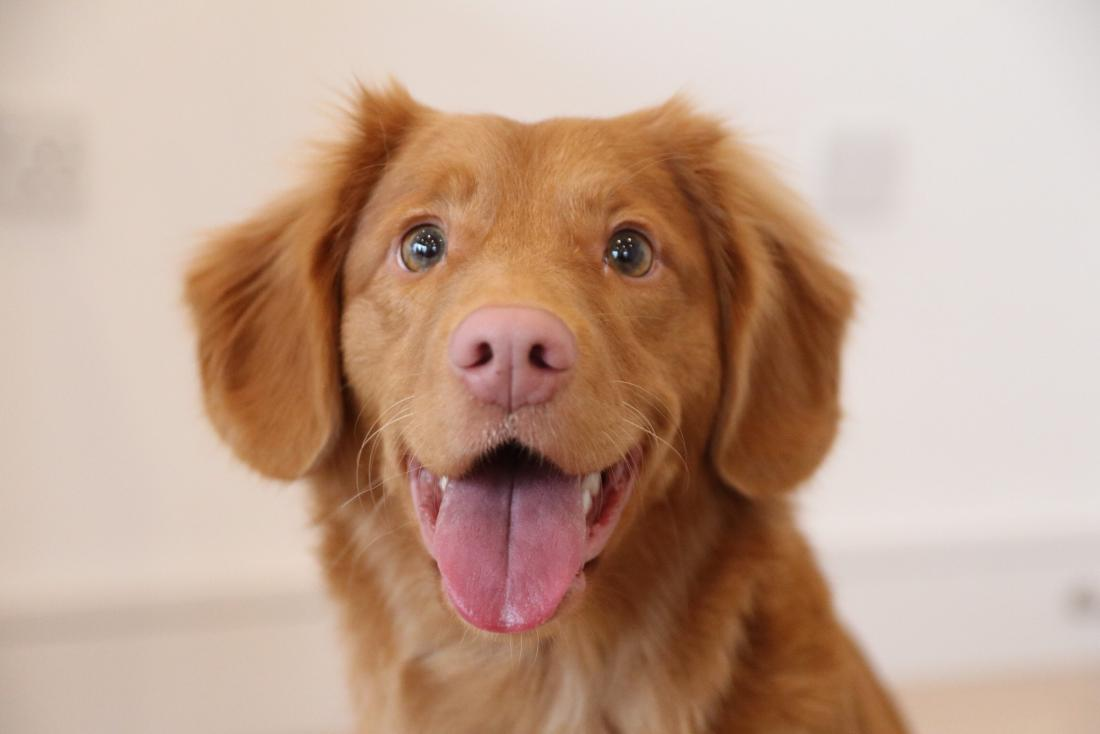
#> input picture data/img1.jpg, 1100 x 734 px
$ jupyter execute histoGrams.ipynb
#> lines starting #> are read from the running program, lines starting #| are printed output that depends on the picture
[cell 1]
import cv2
import matplotlib.pyplot as plt
import numpy as np

[cell 2]
img = cv2.imread("data/img1.jpg")
#> img is the input picture: shape (734, 1100, 3); mean B, G, R 143.9, 162.6, 192.9
img_RGB = cv2.cvtColor(img,cv2.COLOR_BGR2RGB)

[cell 3]
plt.imshow(img_RGB)

[cell 4]
hist_blue = cv2.calcHist([img],channels=[0],mask=None,histSize=[256],ranges=[0,256])
#> hist_blue = 256 values, max 28986 at index 195, min 0 at index 236, mean 3153.9

[cell 5]
plt.plot(hist_blue)
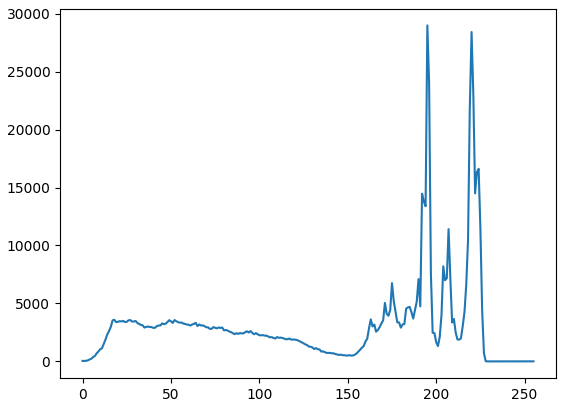
#> figure drawn by matplotlib, 1 panel; curve peaks at x = 195, y = 28986

[cell 6]
hist_blue.shape
#> Out = (256, 1)

[cell 7]
color = ('b','g','r')
for i,col in enumerate(color):
    his = cv2.calcHist([img],channels=[i],mask=None,histSize=[256],ranges=[0,256])
    plt.plot(his,color=col)
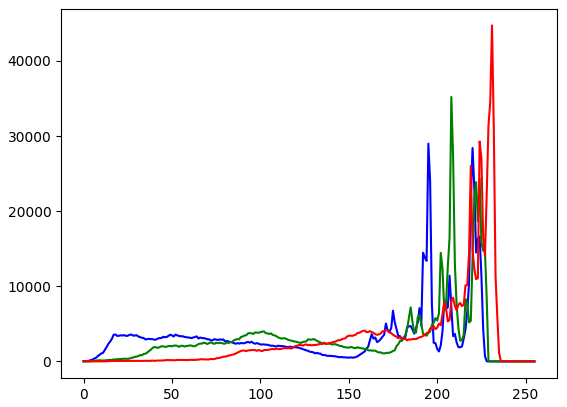
#> figure drawn by matplotlib, 1 panel; curve peaks at x = 195, y = 28986; curve peaks at x = 208, y = 35201; curve peaks at x = 231, y = 44727

$ run again, with data/img2.jpg copied over data/img1.jpg
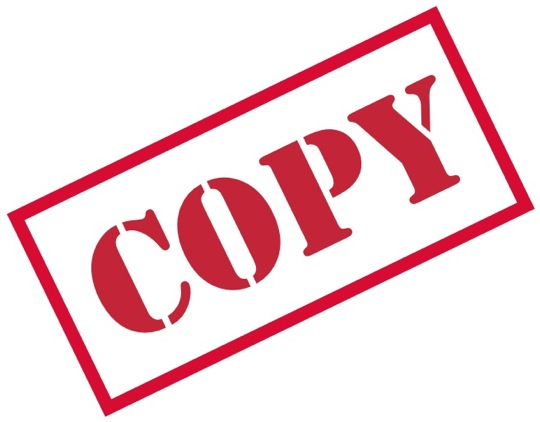
#> input picture data/img2.jpg, 540 x 422 px
#> img is the input picture: shape (422, 540, 3); mean B, G, R 218.8, 213.8, 244.6
#> hist_blue = 256 values, max 156921 at index 255, min 0 at index 0, mean 890.2
#> `[cell 5] plt.plot(hist_blue)`:
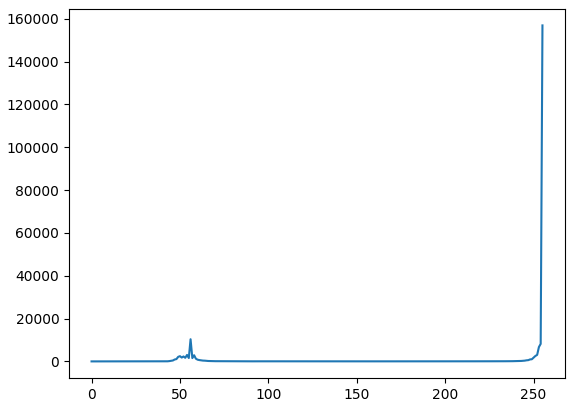
#> figure drawn by matplotlib, 1 panel; curve peaks at x = 255, y = 156921
#> `[cell 7] color = ('b','g','r') for i,col in enumerate(color): his = cv..`:
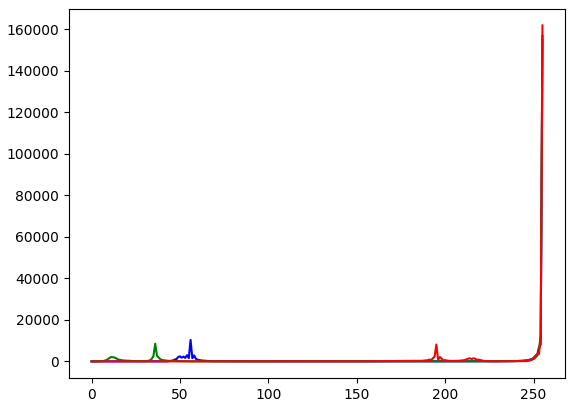
#> figure drawn by matplotlib, 1 panel; curve peaks at x = 255, y = 156921; curve peaks at x = 255, y = 154894; curve peaks at x = 255, y = 161913

$ run again, with data/chess2.jpg copied over data/img1.jpg
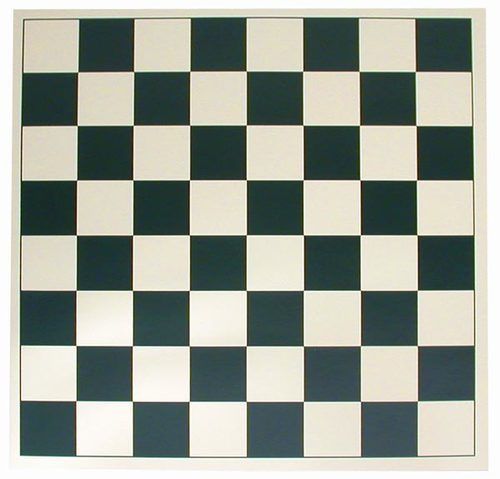
#> input picture data/chess2.jpg, 500 x 479 px
#> img is the input picture: shape (479, 500, 3); mean B, G, R 151.4, 161.3, 155.6
#> hist_blue = 256 values, max 7312 at index 253, min 0 at index 1, mean 935.5
#> `[cell 5] plt.plot(hist_blue)`:
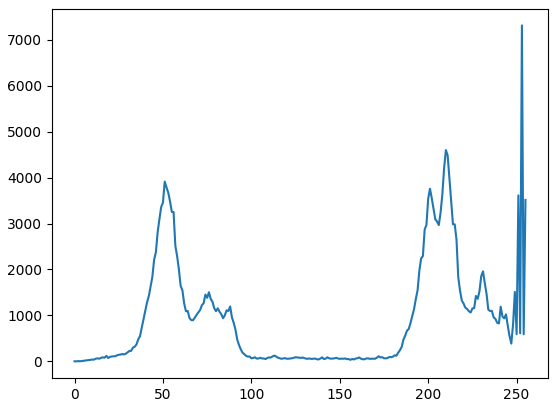
#> figure drawn by matplotlib, 1 panel; curve peaks at x = 253, y = 7312
#> `[cell 7] color = ('b','g','r') for i,col in enumerate(color): his = cv..`:
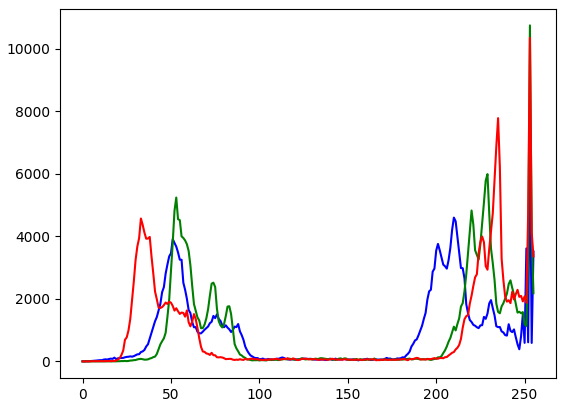
#> figure drawn by matplotlib, 1 panel; curve peaks at x = 253, y = 7312; curve peaks at x = 253, y = 10747; curve peaks at x = 253, y = 10349
